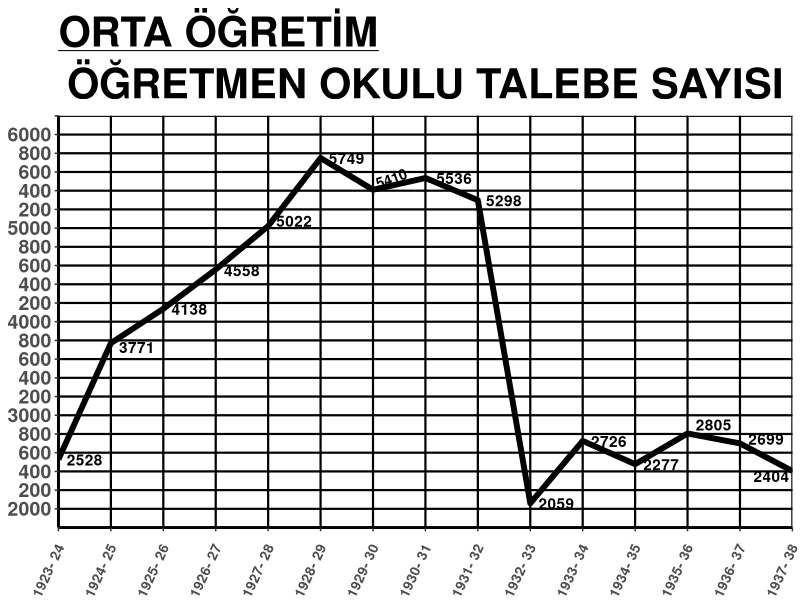

The R script that drew this image:
library(ggplot2)
tarih <- seq(1923,1937)
miktar <- c(2528,3771,4138,4558,5022,5749,5410,5536,5298,2059,2726,2477,2805,2699,2404)
talebe <- data.frame(tarih,miktar)
ggplot(talebe, aes(tarih,miktar)) + geom_line(size=2) +
  theme_classic() +
  theme(panel.grid.major = element_line(colour = "black", size = 0.75)) +
  labs(
    title = expression(bold(paste(underline("ORTA ÖĞRETİM")))),
    subtitle = "ÖĞRETMEN OKULU TALEBE SAYISI"
  ) +
  theme(plot.title = element_text(size = 30, face="bold", hjust = 0)) +
  theme(plot.subtitle = element_text(size=30, face = "bold", hjust = 0.5)) +
  theme(axis.title = element_blank()) +
  theme(axis.text.x = element_text(angle = 65, face = "bold", vjust = 1, hjust = 1.15, size = 10)) +
  theme(axis.text.y = element_text(size = 14, face = "bold")) +
  theme(axis.line = element_line(size = 1)) + 
  scale_x_continuous(
    limits = c(1923,1937),
    breaks = seq(1923,1937),
    labels = c("1923- 24","1924- 25","1925- 26","1926- 27","1927- 28","1928- 29","1929- 30",
               "1930- 31","1931- 32","1932- 33","1933- 34","1934- 35","1935- 36","1936- 37","1937- 38"),
    expand = c(0,0)
  ) +
  scale_y_continuous(
    limits = c(1800,6200),
    breaks = seq(2000,6200, by = 200),
    labels = c("2000","200","400","600","800","3000","200","400","600","800","4000",
               "200","400","600","800","5000","200","400","600","800","6000",""),
    expand = c(0,0)
  ) +
  annotate(geom = "text", x = 1923.5, y = 2528, label = "2528", fontface = "bold") +
  annotate(geom = "text", x = 1924.5, y = 3730, label = "3771", fontface = "bold") +
  annotate(geom = "text", x = 1925.5, y = 4138, label = "4138", fontface = "bold") +
  annotate(geom = "text", x = 1926.5, y = 4550, label = "4558", fontface = "bold") +
  annotate(geom = "text", x = 1927.5, y = 5080, label = "5022", fontface = "bold") +
  annotate(geom = "text", x = 1928.5, y = 5749, label = "5749", fontface = "bold") +
  annotate(geom = "text", x = 1929.35, y = 5530, label = "5410", fontface = "bold", angle = 20, size = 3.7) +
  annotate(geom = "text", x = 1930.55, y = 5536, label = "5536", fontface = "bold") +
  annotate(geom = "text", x = 1931.5, y = 5298, label = "5298", fontface = "bold") +
  annotate(geom = "text", x = 1932.5, y = 2059, label = "2059", fontface = "bold") +
  annotate(geom = "text", x = 1933.5, y = 2726, label = "2726", fontface = "bold") +
  annotate(geom = "text", x = 1934.5, y = 2477, label = "2277", fontface = "bold") +
  annotate(geom = "text", x = 1935.5, y = 2900, label = "2805", fontface = "bold") +
  annotate(geom = "text", x = 1936.5, y = 2750, label = "2699", fontface = "bold") +
  annotate(geom = "text", x = 1936.6, y = 2352, label = "2404", fontface = "bold")
